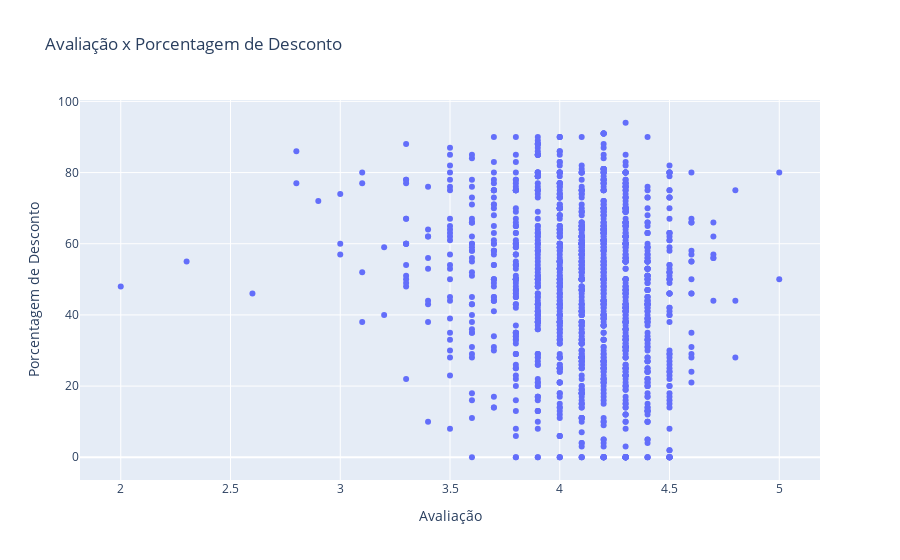

The code cell stored with this chart in its notebook:
### Markdown cell above
### Correlação entre preço e avaliação

### Code cell
# Scatter plot of the rating and discount_percentage
fig = go.Figure()
fig.add_trace(
    go.Scatter(x=df["rating"], y=df["discount_percentage"], mode="markers"))
fig.update_layout(title="Avaliação x Porcentagem de Desconto",
                  xaxis_title="Avaliação",
                  yaxis_title="Porcentagem de Desconto")
fig.show()

### Figure 1 — Plotly figure (JSON) as saved in the notebook; plotly's stock layout.template omitted (floating-point values rounded to 4 significant figures; data arrays with more than 128 entries replaced by an {"elided": "..."} marker saying what was removed)
{"data": [{"mode": "markers", "type": "scatter", "x": {"elided": "1415 float values"}, "y": {"elided": "1415 int values"}}], "layout": {"title": {"text": "Avaliação x Porcentagem de Desconto"}, "xaxis": {"title": {"text": "Avaliação"}}, "yaxis": {"title": {"text": "Porcentagem de Desconto"}}}}
